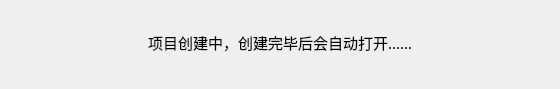
<?xml version="1.0" encoding="UTF-8"?>
<ui version="4.0">
 <class>CreateProgressDialog</class>
 <widget class="QDialog" name="CreateProgressDialog">
  <property name="geometry">
   <rect>
    <x>0</x>
    <y>0</y>
    <width>560</width>
    <height>89</height>
   </rect>
  </property>
  <property name="windowTitle">
   <string>创建新项目</string>
  </property>
  <widget class="QLabel" name="label">
   <property name="geometry">
    <rect>
     <x>0</x>
     <y>30</y>
     <width>560</width>
     <height>25</height>
    </rect>
   </property>
   <property name="font">
    <font>
     <family>微软雅黑</family>
     <pointsize>11</pointsize>
    </font>
   </property>
   <property name="text">
    <string>项目创建中，创建完毕后会自动打开……</string>
   </property>
   <property name="alignment">
    <set>Qt::AlignCenter</set>
   </property>
  </widget>
 </widget>
 <resources/>
 <connections/>
</ui>
